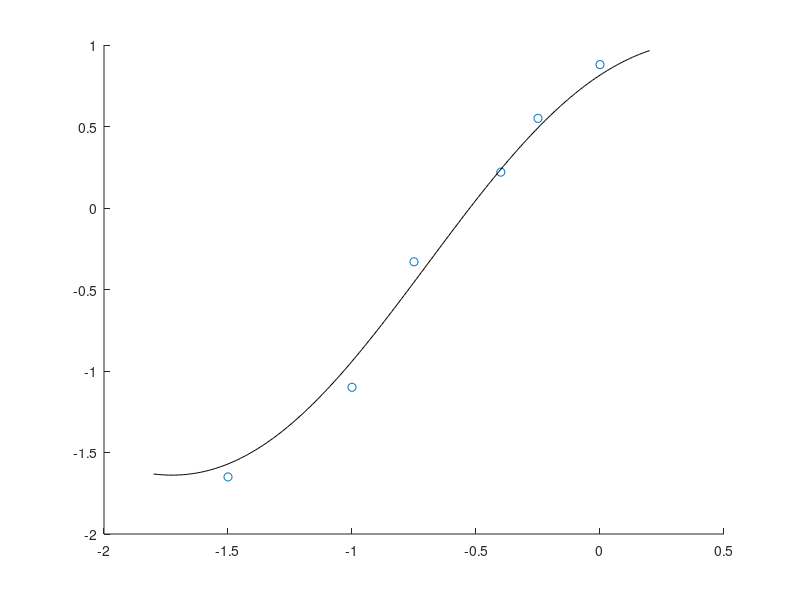

Recreate this plot in MATLAB.
clear all;
close all;
clc;

% this is a demo for Gaussian Process Regression
% for more information please refer to 'Gaussian proecess regression a quick introduction.pdf'
% written by NeoChow @HIT 2017/10/10
% the x range from -1.8 to 0.2
x = [-1.5, -1.0, -0.75, -0.4, -0.25, 0.00]; % training set
y = 0.55*[-3 -2 -0.6 0.4 1 1.6];              % coresponding value of x
figure(1);
scatter(x,y,'r.');
hold on;
K = [1.70 1.42 1.21 0.87 0.72 0.51;         % covariance matrix of training set
    1.42 1.70 1.56 1.34 1.21 0.97;
    1.21 1.56 1.70 1.51 1.42 1.21;
    0.87 1.34 1.51 1.70 1.59 1.48;
    0.72 1.21 1.42 1.59 1.70 1.56;
    0.51 0.97 1.21 1.48 1.56 1.70];
sigman = 0.3;   % the covariance of the noise
sigmaf = 1.27;  % hyperparameter of SE kernel the constant factor 1.27
l = 1;          % hyperparameter of SE kernel the length factor
% compute the K*, the new x*'s are vector from -1.8 to 0.2
xtest = -1.8 : 0.01: 0.2;
K_ = zeros(length(x), length(xtest));       % K_ is the matrix(K(X, X*))
for ii = 1:length(x)
    for jj = 1:length(xtest)
        K_(ii,jj) = sigmaf^2*exp(-(x(ii) - xtest(jj))^2/(2*l*l));% kernel
    end
end
y_ = K_'*(inv(K))*(y');
plot(xtest,y_','k-');

